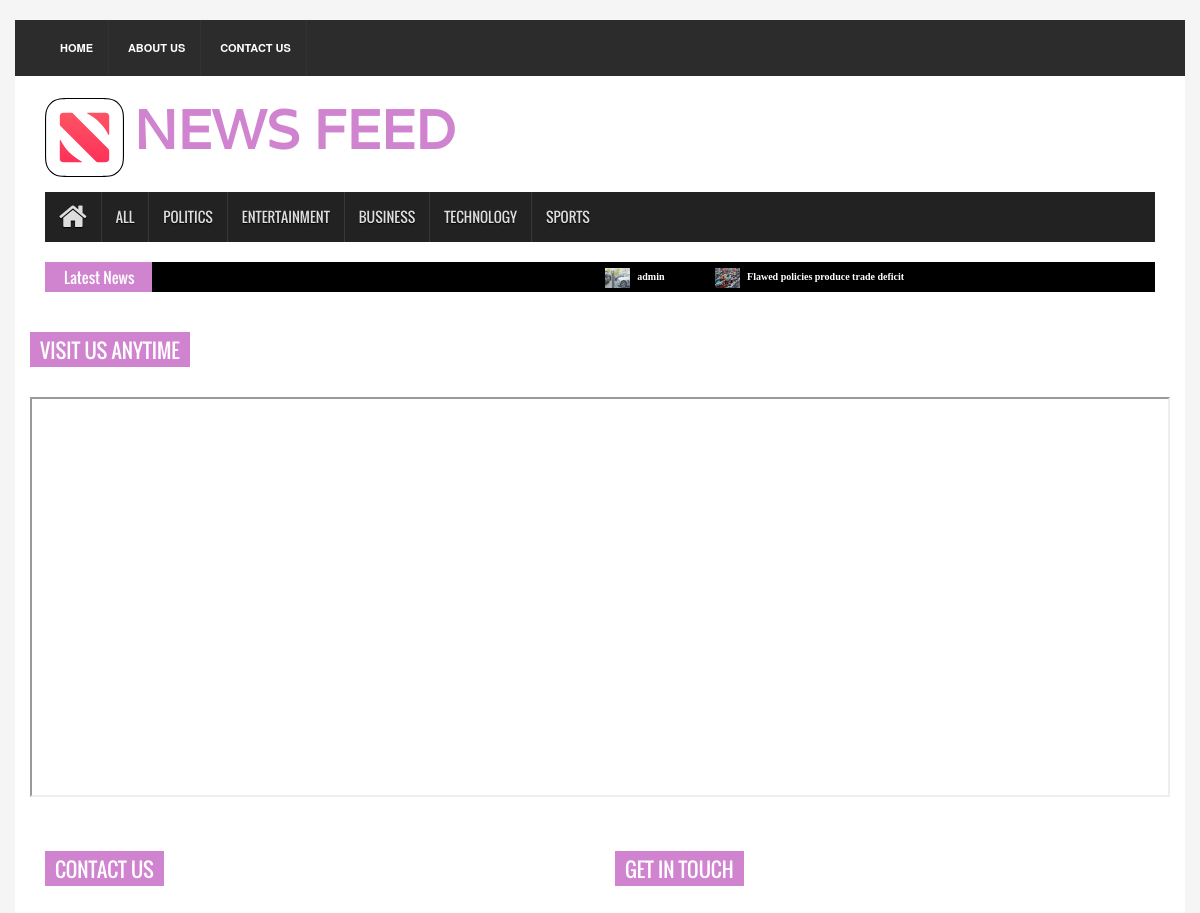
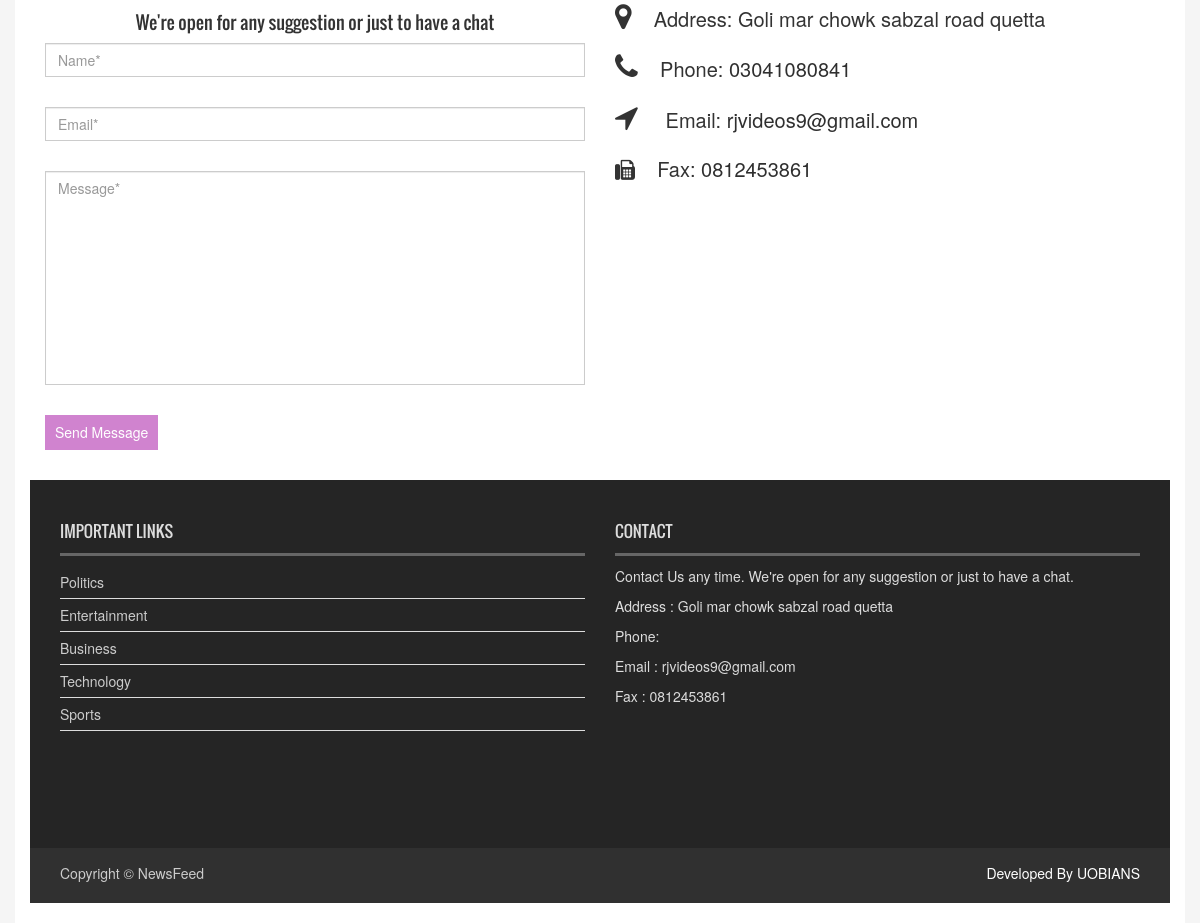
Page /contact-us on the committed database (2 pictures, top to bottom).
### main.py (models this page shows)
class Category(db.Model):
    __tablename__= 'category'
    cid = db.Column(db.Integer, primary_key=True)
    cname = db.Column(db.String(80), nullable=False)

class Tblposts(db.Model):
    __tablename__ = 'posts'
    pid = db.Column(db.Integer, primary_key=True)
    pheading = db.Column(db.String(80), nullable=False)
    pdescription = db.Column(db.String(500), nullable=False)
    pthumbnail = db.Column(db.String(120), nullable=False)
    catid = db.Column(db.Integer)
    pdetails = db.Column(db.String(5000), nullable=True)
    ptime= db.Column(db.DATE, default=datetime.now())
    pubid=  db.Column(db.String(120), nullable=False)

class Tblcontact(db.Model):
    __tablename__ = 'contact'
    id = db.Column(db.Integer, primary_key=True)
    address = db.Column(db.String(150), nullable=False)
    phone = db.Column(db.String(15), nullable=False)
    email = db.Column(db.String(120), nullable=False)
    fax = db.Column(db.String(15), nullable=True)

### main.py (the view)
@app.route("/contact-us")
def contact():
    contact = Tblcontact.query.order_by(Tblcontact.id.desc()).limit(1).all()
    posts = Tblposts.query.order_by(Tblposts.ptime.desc()).all()
    random = Tblposts.query.order_by(func.random()).all()
    count = Category.query.count()
    posts_cat = Category.query.all()
    return render_template('/contact.html', posts=posts, random=random, contact=contact, count=count, posts_cat=posts_cat)

### templates/contact.html
{% extends 'base.html' %}
 {% block body %}
<section id="contentSection">
    <div class="row">
        <div class="col-12">
         <div class="left_content">
          <div class="contact_area">
            <h2> Visit us anytime </h2>
                    {% for touch in contact %}
            <iframe src="https://www.google.com/maps?q={{touch.address}}&output=embed" style="border:3; height:400px; width:100%;" allowfullscreen="" loading="lazy"></iframe>
           </div>
        </div>
        </div>
      <div class="col-lg-6 col-md-6 col-sm-6">
        <div class="left_content">
          <div class="contact_area">
            <h2>Contact Us</h2>
            <h4 class="text-center">We're open for any suggestion or just to have a chat</h4>
            <form action="#" class="contact_form">
              <input class="form-control" type="text" placeholder="Name*">
              <input class="form-control" type="email" placeholder="Email*">
              <textarea class="form-control" cols="30" style="resize: none;" rows="10" placeholder="Message*"></textarea>
              <input type="submit" value="Send Message">
            </form>
          </div>
        </div>
      </div>
      <div class="col-lg-6 col-md-6 col-sm-6">
          <div class="right_content" style=" position: relative;">
            <div class="contact_area" style="font-size:20px;" >
              <h2>Get In Touch</h2>
              <p ><i style="font-size:29px;" class="fa fa-map-marker" aria-hidden="true"></i>
                &nbsp;&nbsp;
                Address: <span style="text-align: justify; width: 100px;">{{touch.address}} </span>
               </p>
              <p><i style="font-size:29px;" class="fa fa-phone" aria-hidden="true"></i>
                &nbsp;&nbsp; Phone: <a href="tel:{{touch.phone}}">{{touch.phone}}</a> </p>
                <p ><i style="font-size:29px;" class="fa fa-location-arrow fa-10x" aria-hidden="true"></i>
                &nbsp; &nbsp; Email: <a href = "mailto:{{touch.email}}"> {{touch.email}} </a></p>
                <p><i class="fa fa-fax" aria-hidden="true"></i>
                &nbsp;&nbsp; Fax: <a href="fax:<?php echo $fax; ?>">{{touch.fax}} </a>
              </p>
                {%endfor%}
            </div>
          </div>
      </div>
{% endblock %}

### templates/base.html (shortened to what this page needs)
<!DOCTYPE html>
<html>
<head>
<link rel="stylesheet" type="text/css" href="{{url_for('static', filename='assets/css/bootstrap.min.css')}}">
<link rel="stylesheet" type="text/css" href="{{url_for('static', filename='assets/css/font-awesome.min.css')}}">
<link rel="stylesheet" type="text/css" href="{{url_for('static', filename='assets/css/animate.css')}}">
<link rel="stylesheet" type="text/css" href="{{url_for('static', filename='assets/css/font.css')}}">
<link rel="stylesheet" type="text/css" href="{{url_for('static', filename='assets/css/li-scroller.css')}}">
<link rel="stylesheet" type="text/css" href="{{url_for('static', filename='assets/css/slick.css')}}">
<link rel="stylesheet" type="text/css" href="{{url_for('static', filename='assets/css/jquery.fancybox.css')}}">
<link rel="stylesheet" type="text/css" href="{{url_for('static', filename='assets/css/theme.css')}}">
<link rel="stylesheet" type="text/css" href="{{url_for('static', filename='assets/css/style.css')}}">
</head>
<body>
<div class="container-fluid">
  <header id="header">
    <div class="row">
      <div class="col-lg-12 col-md-12 col-sm-12">
        <div class="header_top">
          <div class="header_top_left">
            <ul class="top_nav ">
              <li {% if request.path == '/' %}class="active"{% endif %}><a href="{{url_for('home')}}">Home</a></li>
              <li><a href="../about-us">About us</a></li>
              <li><a href="./contact-us">Contact Us</a></li>
            </ul>
          </div>
          <div class="header_top_right">
            <p> <?php echo date("l, F d, Y" , strtotime("now") ); ?> </p>
          </div>
        </div>
      </div>
      <div class="col-lg-12 col-md-12 col-sm-12">
       <div class="header_bottom ">
          <a href="{{url_for('home')}}" class="logo"><img src="{{url_for('static', filename='upload/dp/logo.svg')}}" alt="">&nbsp;&nbsp;<span style="font-size: 120%">NEWS FEED</span> </a>
        </div>
      </div>
    </div>
  </header>
  <section id="navArea">
    <nav class="navbar navbar-inverse" role="navigation">
      <div id="navbar" class="navbar-collapse collapse">
        <ul class="nav navbar-nav main_nav">
          <li {% if request.path == '/' %}class="active"{% endif %}><a href="{{url_for('home')}}"><span class="fa fa-home desktop-home"></span><span class="mobile-show">Home</span></a></li>
         <li {% if request.path == '/all-posts' %}class="active"{% endif %}> <a href="{{url_for('all_posts')}}">All</a>  </li>
                    {% for cat in posts_cat%}
            <li {% if request.path =='/read-category/'+cat.cname%} class="active" {% endif %}><a href="/read-category/{{cat.cname}}">{{cat.cname}}</a></li>
                    {% endfor %}
        </ul>
      </div>
    </nav>
  </section>
  <section id="newsSection">
    <div class="row">
      <div class="col-lg-12 col-md-12">
        <div class="latest_newsarea"> <span>Latest News</span>
          <ul id="ticker01" class="news_sticker">
    {% for post_desc5 in posts[0:6] %}
        {% set fname = 'upload/thumbnail/' + post_desc5.pthumbnail %}
               <li><a href='/read-post/{{post_desc5.pid}}'><img  src="{{ url_for('static', filename=fname)}}"> {{post_desc5.pheading}}</a></li>
               {% endfor %}
    </div>
  </section>
   {% block body %} {% endblock %}
  <footer id="footer">
    <div class="footer_top">
      <div class="row">
        <div class="col-lg-6 col-md-6 col-sm-12">
          <div class="footer_widget wow fadeInDown">
            <h2>Important Links</h2>
            {% for cat in posts_cat%}
            <ul class="tag_nav">
                 <li><a href="../read-category/{{cat.cname}}">{{cat.cname.capitalize()}}</a></li>
 {% endfor %}
            </ul>
          </div>
        </div>
        <div class="col-lg-6 col-md-6 col-sm-12">
          <div class="footer_widget wow fadeInRightBig">
            <h2>Contact</h2>
            <p>Contact Us any time. We're open for any suggestion or just to have a chat.</p>
            <address>
            {% for ct in contact %}
              <P> Address : {{ct.address}}</P>
              <P>  Phone: <a  style="color:rgb(218,218,218);" href="{{ct.phn}}">{{ct.phn}}</a></P>
              <p>Email : <a style="color:rgb(218,218,218);" href = "mailto:{{ct.email}}"> {{ct.email}} </a> </p>
              <p>Fax : <a style="color:rgb(218,218,218);" href="fax:{{ct.fax}}"> {{ct.fax}} </a> </p>
           {% endfor %}
            </address>
          </div>
        </div>
      </div>
    </div>
    <div class="footer_bottom">
      <p class="copyright">Copyright &copy; <?php echo date("Y" , strtotime("now") ); ?> <a href="{{url_for('home')}}">NewsFeed</a></p>
      <p class="developer" style="color:white;">Developed By UOBIANS</p>
    </div>
  </footer>
</div>
</body>
</html>

### static/assets/css/li-scroller.css (style rules this page uses)
ul.newsticker { position:relative; left:750px; font:bold 10px Verdana; list-style-type:none; margin:0; padding:0 }
ul.newsticker li { float:left; margin:0; padding:0 }
ul.newsticker a { white-space:nowrap; padding:0; color:#fff; margin:0 50px 0 0 }
ul.newsticker a > img { height:20px; margin-right:5px; width:25px }

### static/assets/css/theme.css (style rules this page uses)
.logo > span { color:#d083cf }
.latest_newsarea span { background:none repeat scroll 0 0 #d083cf }
.contact_area > h2 { background-color:#d083cf }
.contact_form input[type="submit"] { background-color:#d083cf }

### rows in the picture
Category: cname "POLITICS", cname "Politics"
Category: cname "ENTERTAINMENT", cname "Entertainment"
Category: cname "BUSINESS", cname "Business"
Category: cname "TECHNOLOGY", cname "Technology"
Category: cname "SPORTS", cname "Sports"
Tblposts: shows a picture, pheading "admin"
Tblposts: shows a picture, pheading "Flawed policies produce trade deficit"
Tblcontact: address "Goli mar chowk sabzal road quetta", phone "03041080841", email "rjvideos9@gmail.com", fax "0812453861"
